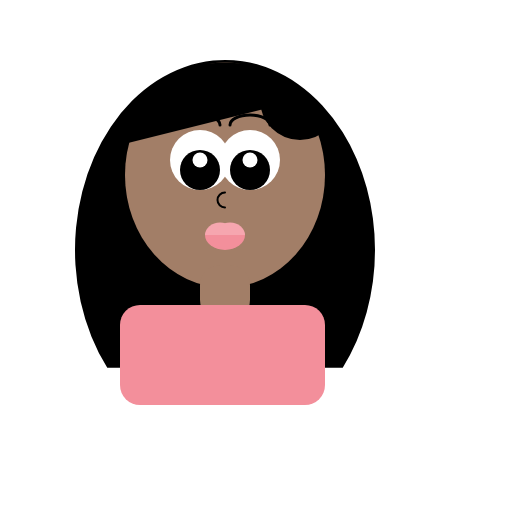
Frame 1 (no input)
Frame 60 (no input): identical to frame 1, image omitted
Frame 120 (the mouse pressed at the canvas centre since frame 60): identical to frame 1, image omitted

The p5.js sketch that drew this single still picture (run headless with seeded random() and noise() and a simulated clock; from frame 60 on, the mouse is pressed at the canvas centre):

// p5.js sketch
// ── sketch.js
function setup() {
  createCanvas(520, 520);
}

function draw() {
  background(255);
//Hair
noStroke()
fill(0,0,0);
arc(225, 250, 300, 380, QUARTER_PI + HALF_PI, QUARTER_PI, OPEN);

//Face
noStroke()
fill(162, 126, 103);
ellipse(225, 175, 200, 225);

//Eyebrow
stroke(0);
strokeWeight(3);
fill(162, 126, 103); 
arc(200, 125, 40, 20, PI,0); //lefteyebrow
arc(250, 125, 40, 20, PI,0); //righteyebrow

//Hairline
noStroke()
fill(0, 0, 0);
arc(225, 100, 150, 75, PI, 0);
triangle(150,100, 100, 150, 300, 100); //lefthairpart
arc(300, 100, 80, 80, QUARTER_PI, PI+QUARTER_PI); //righthairpart

//Eyeball
fill(255); 
ellipse(200, 160, 60, 60); //lefteyeball
ellipse(250, 160, 60, 60); //righteyeball

//Pupil
fill(0, 0, 0); 
ellipse(200, 170, 40, 40); //leftpupil
ellipse(250, 170, 40, 40); //rightpupil 

//ShinyPart
fill(255); 
ellipse(200, 160, 15, 15); //leftshiny
ellipse(250, 160, 15, 15); //rightshiny

//Nose
stroke(0);
strokeWeight(2);
fill(162, 126, 103);
arc(225, 200, 15, 15, HALF_PI, PI + HALF_PI);

//BottomLip
noStroke();
fill(243,143,155);
arc(225,235,40,30, 0, PI);

//TopLip
noStroke();
fill(246,166,175);
arc(220,235,30, 25,PI,0); //left
arc(230,235,30, 25,PI,0); //right

//Neck
fill(162, 126, 103);
rect(200, 265, 50, 55, 20);

//Shirt
fill(243,143,155);
rect(120, 305, 205, 100, 20);
}
